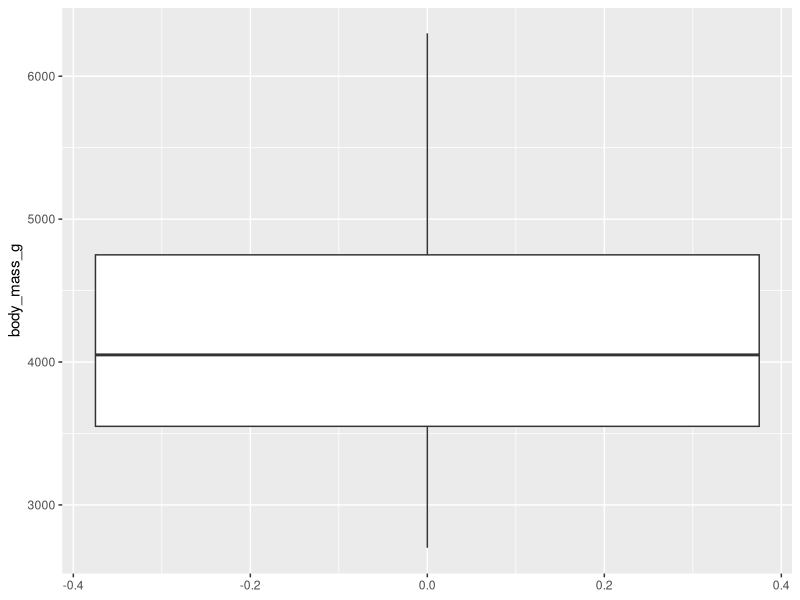
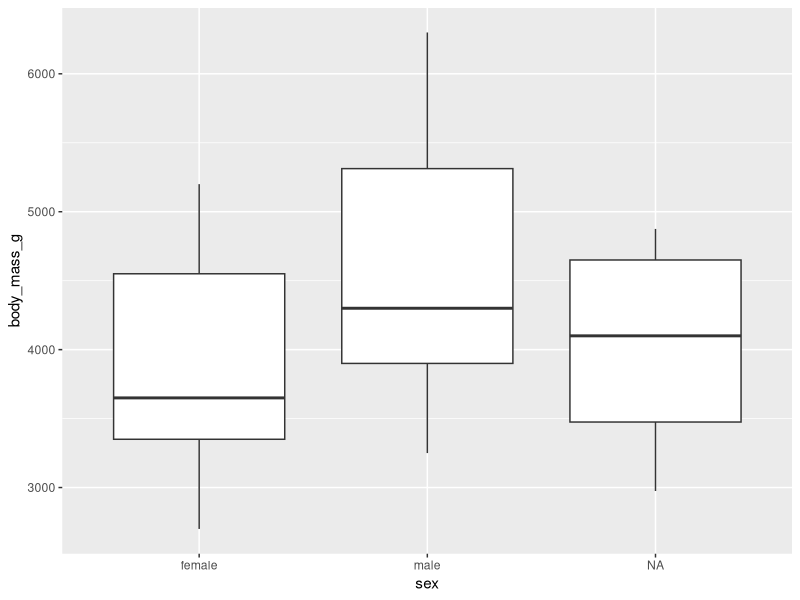
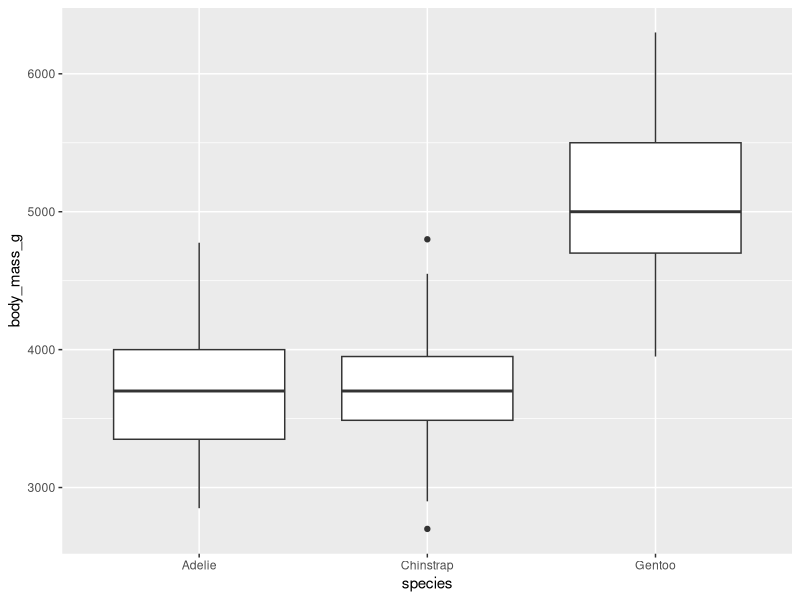
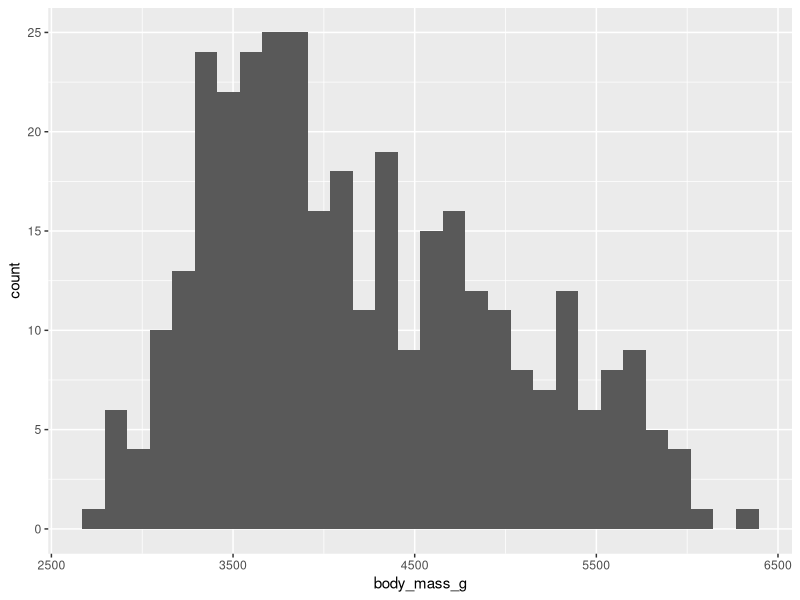
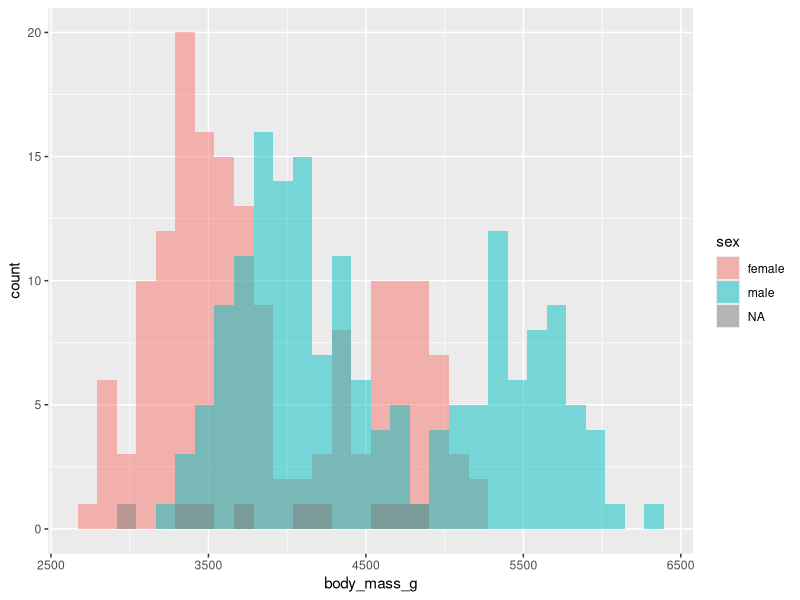
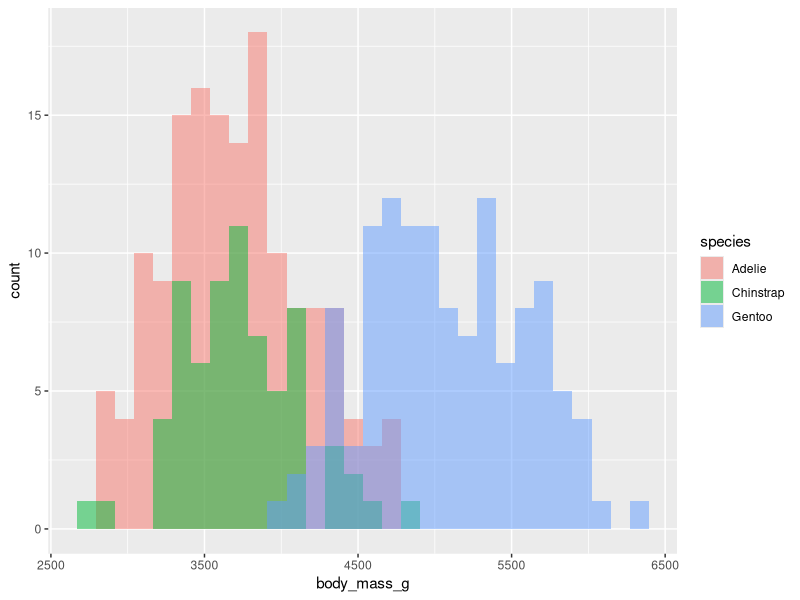
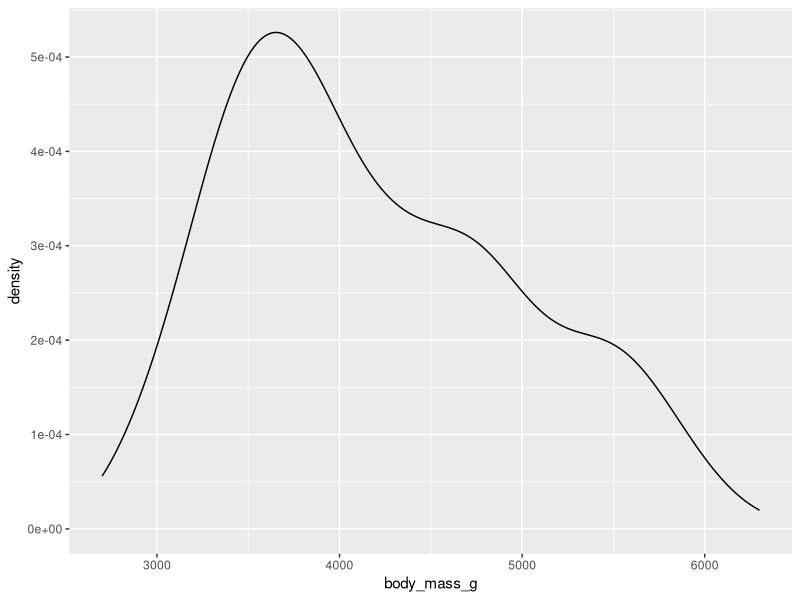
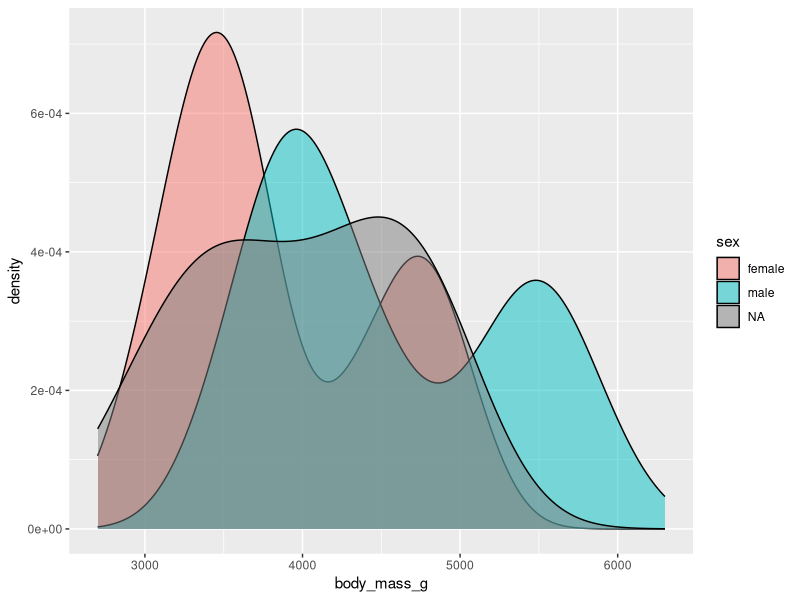

Here is the R script that generated these plots, in order:
## ---- chunk 1
# Run if you don't have the package installed
# install.packages("palmerpenguins")
library(ggplot2)
library(palmerpenguins)
head(penguins)
## ---- chunk 2
ggplot(penguins) + geom_boxplot(aes(y = body_mass_g))
ggplot(penguins) + geom_boxplot(aes(x = sex, y = body_mass_g))
ggplot(penguins) + geom_boxplot(aes(x = species, y = body_mass_g))
## ---- chunk 3
ggplot(penguins) + geom_histogram(aes(x = body_mass_g))
ggplot(penguins) + geom_histogram(aes(x = body_mass_g, fill = sex), alpha = .5, position = "identity")
ggplot(penguins) + geom_histogram(aes(x = body_mass_g, fill = species), alpha = .5, position = "identity")
## ---- chunk 4
ggplot(penguins) + geom_density(aes(x = body_mass_g))
ggplot(penguins) + geom_density(aes(x = body_mass_g, fill = sex), alpha = .5)
ggplot(penguins) + geom_density(aes(x = body_mass_g, fill = species), alpha = .5)
## ---- chunk 5
ggplot(penguins) + geom_bar(aes(x = species))
ggplot(penguins) + geom_bar(aes(x = species, fill = sex), position = "dodge")
ggplot(penguins) + geom_bar(aes(x = species, fill = island))
## ---- chunk 6
ggplot(penguins, aes(x = bill_length_mm, y = bill_depth_mm)) +
  geom_point() 

ggplot(penguins, aes(x = bill_length_mm, y = bill_depth_mm, color = species)) +
  geom_point() 

ggplot(penguins, aes(x = bill_length_mm, y = bill_depth_mm, color = species)) +
  geom_point() +
  facet_wrap(~year)
## ---- chunk 7
library(GGally)
ggpairs(penguins, columns = 3:6, aes(color = species))
